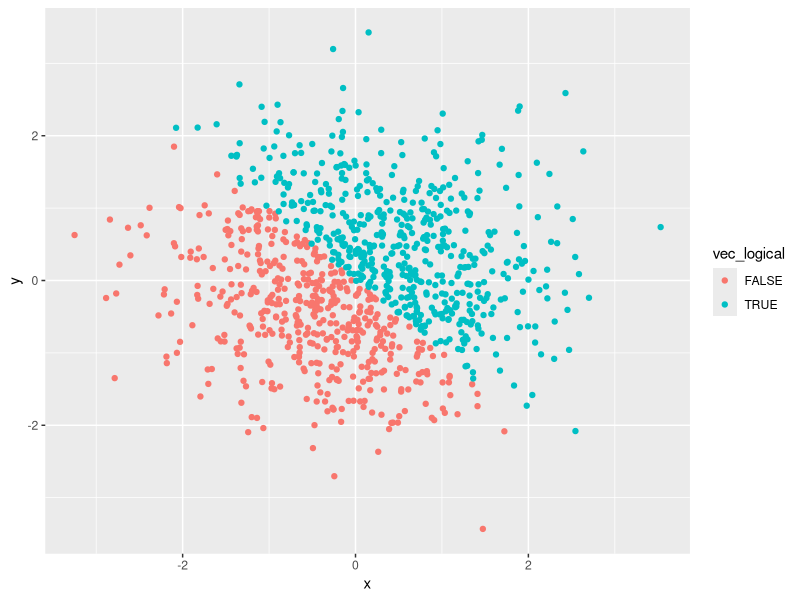
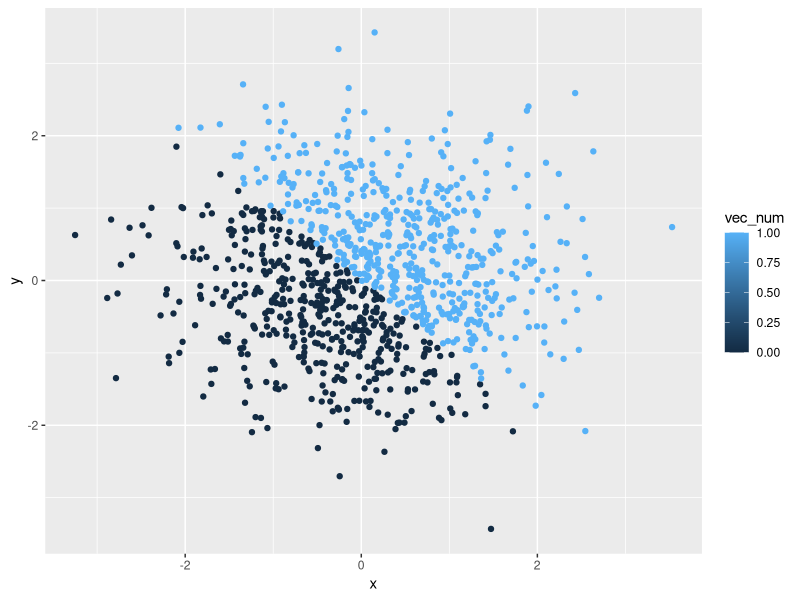
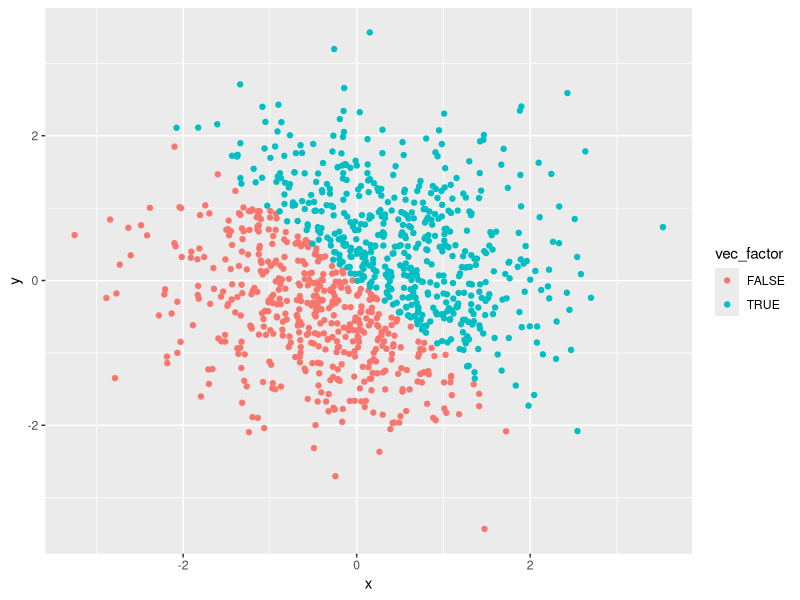

The R source for these figures, in order:
## ---- chunk 1
knitr::opts_chunk$set(echo = TRUE)
library(tidyverse)
## ---- chunk 2
prob1_df = tibble (
  vec_runif = runif(10, min = 0, max = 5), 
  vec_logical = c(vec_runif > 2), # judge the vec_runif and reture True or False
  vec_char = c("p8105", "data", "science", "is", "great", 
               "my", "name", "is", "guojing", "wu"), 
  vec_factor = factor(c(1, 2, 3, 1, 2, 3, 1, 2, 3, 1))
)

# show the result
prob1_df
## ---- chunk 3
mean(prob1_df$vec_runif)
## ---- chunk 4
mean(prob1_df$vec_logical)
## ---- chunk 5
mean(prob1_df$vec_char)
## ---- chunk 6
mean(prob1_df$vec_factor)
## ---- chunk 7
as.numeric(prob1_df$vec_logical)
as.numeric(prob1_df$vec_char)
as.numeric(prob1_df$vec_factor)
## ---- chunk 8
vec_factor_2 = factor(c("a", "a", "b", "b", "b", "c", "d", "e", "f", "g"))
as.numeric(vec_factor_2)
## ---- chunk 9
as.numeric(as.factor(prob1_df$vec_char))
## ---- chunk 10
as.numeric(as.character(prob1_df$vec_factor))
## ---- chunk 11
as.numeric(as.character(vec_factor_2))
## ---- chunk 12
prob2_df = tibble(
  x = rnorm(1000), 
  y = rnorm(1000), 
  vec_logical = ((x + y) >0), 
  vec_num = as.numeric(vec_logical), 
  vec_factor = as.factor(vec_logical)
)
## ---- chunk 13
ggplot(prob2_df, aes(x = x, y = y)) + 
  geom_point(aes(color = vec_logical))
## ---- chunk 14
ggplot(prob2_df, aes(x = x, y = y)) + 
  geom_point(aes(color = vec_num))
## ---- chunk 15
ggplot(prob2_df, aes(x = x, y = y)) + 
  geom_point(aes(color = vec_factor))
